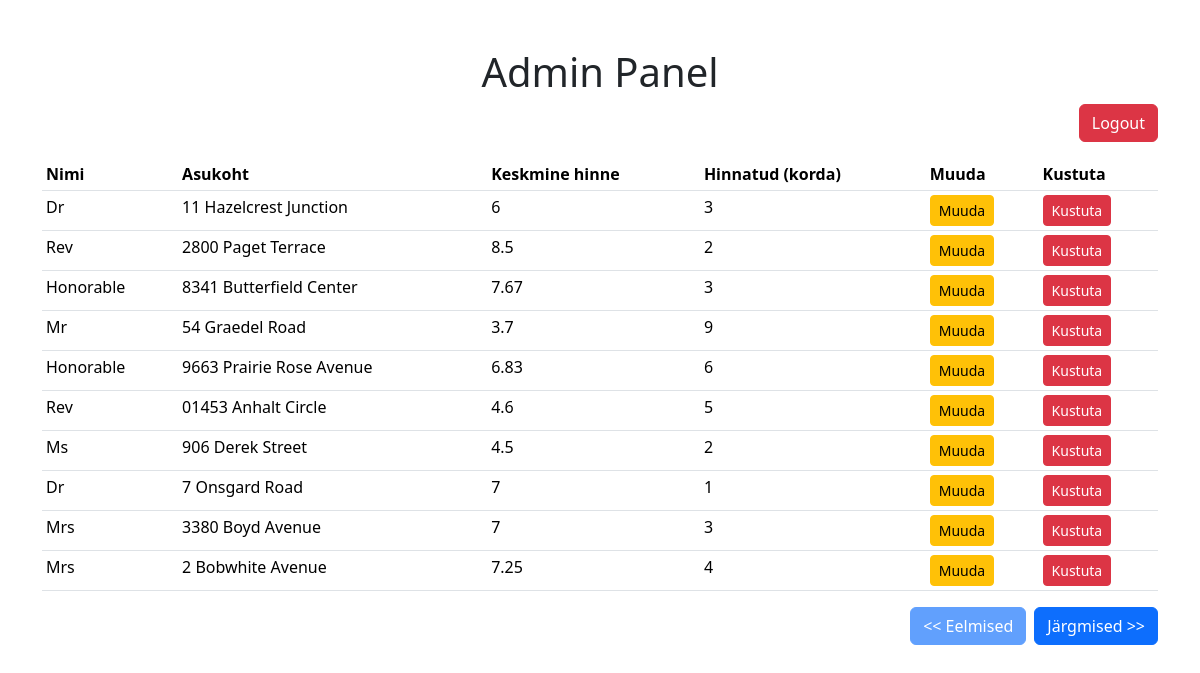
The app's page /admin.php (signed in) with its own data.
### tables this page shows
CREATE TABLE `toidukohad` (
  `id` int(6) NOT NULL,
  `nimi` varchar(255) NOT NULL,
  `asukoht` varchar(255) NOT NULL,
  `keskmine_hinne` double NOT NULL,
  `hinnatud` int(6) NOT NULL
);

### admin.php (the view, shortened to what this page needs)
<?php
include('config.php');
$limit = 10;
$start = isset($_GET['next']) ? intval($_GET['next']) : 0;
$prev = max(0, $start - $limit);
if (!empty($_GET["s"])) {
    $search = sanitize($_GET["s"]);
    $query = "SELECT * FROM toidukohad WHERE nimi LIKE '%$search%' LIMIT $start, $limit";
    $count_query = "SELECT COUNT(*) as total FROM toidukohad WHERE nimi LIKE '%$search%'";
} else {
    $query = "SELECT * FROM toidukohad LIMIT $start, $limit";
    $count_query = "SELECT COUNT(*) as total FROM toidukohad";
}
$total_query = mysqli_query($yhendus, $count_query);
$total_records = mysqli_fetch_assoc($total_query)['total'];
$next = $start + $limit;
?>
<!DOCTYPE html>
<html lang="et">
<head>
    <link href="https://cdn.jsdelivr.net/npm/bootstrap@5.3.3/dist/css/bootstrap.min.css" rel="stylesheet">
</head>
<body>
    <div class="container mt-5">
        <h1 class="text-center">Admin Panel</h1>
        <div class="row justify-content-end mb-3">
            <div class="col-auto">
                <a href="logout.php" class="btn btn-danger">Logout</a>
            </div>
        </div>
        <table class="table table-sm">
            <thead>
                <tr>
                    <th>Nimi</th>
                    <th>Asukoht</th>
                    <th>Keskmine hinne</th>
                    <th>Hinnatud (korda)</th>
                    <th>Muuda</th>
                    <th>Kustuta</th>
                </tr>
            </thead>
            <tbody>
            <?php
            $result = mysqli_query($yhendus, $query);
            while ($row = mysqli_fetch_assoc($result)) {
                echo "<tr>";
                echo "<td>" . htmlspecialchars($row['nimi']) . "</td>";
                echo "<td>" . htmlspecialchars($row['asukoht']) . "</td>";
                echo "<td>" . htmlspecialchars($row['keskmine_hinne']) . "</td>";
                echo "<td>" . htmlspecialchars($row['hinnatud']) . "</td>";
                echo "<td><a href=\"muuda.php?id=" . htmlspecialchars($row['id']) . "\" class=\"btn btn-warning btn-sm\">Muuda</a></td>";
                echo "<td><a href=\"?action=delete&id=" . htmlspecialchars($row['id']) . "\" class=\"btn btn-danger btn-sm\" onclick=\"return confirm('Kas oled kindel, et soovid kustutada?')\">Kustuta</a></td>";
                echo "</tr>";
            }
            ?>
            </tbody>
        </table>
        <div class="d-flex justify-content-end">
            <a href="?prev=<?php echo $prev; ?>" class="btn btn-primary <?php if ($start == 0) echo 'disabled'; ?>" role="button" aria-disabled="<?php if ($start == 0) echo 'true'; ?>">&lt;&lt; Eelmised</a>
            <a href="?next=<?php echo $next; ?>" class="btn btn-primary ms-2 <?php if ($start >= $total_records - $limit) echo 'disabled'; ?>" role="button" aria-disabled="<?php if ($start >= $total_records - $limit) echo 'true'; ?>">Järgmised &gt;&gt;</a>
        </div>
    </div>
</body>
</html>

### records on screen
toidukohad: nimi "Dr", asukoht "11 Hazelcrest Junction", keskmine_hinne "6", hinnatud "3"
toidukohad: nimi "Rev", asukoht "2800 Paget Terrace", keskmine_hinne "8.5", hinnatud "2"
toidukohad: nimi "Honorable", asukoht "8341 Butterfield Center", keskmine_hinne "7.67", hinnatud "3"
toidukohad: nimi "Mr", asukoht "54 Graedel Road", keskmine_hinne "3.7", hinnatud "9"
toidukohad: nimi "Honorable", asukoht "9663 Prairie Rose Avenue", keskmine_hinne "6.83", hinnatud "6"
toidukohad: nimi "Rev", asukoht "01453 Anhalt Circle", keskmine_hinne "4.6", hinnatud "5"
toidukohad: nimi "Ms", asukoht "906 Derek Street", keskmine_hinne "4.5", hinnatud "2"
toidukohad: nimi "Dr", asukoht "7 Onsgard Road", keskmine_hinne "7", hinnatud "1"
toidukohad: nimi "Mrs", asukoht "3380 Boyd Avenue", keskmine_hinne "7", hinnatud "3"
toidukohad: nimi "Mrs", asukoht "2 Bobwhite Avenue", keskmine_hinne "7.25", hinnatud "4"
